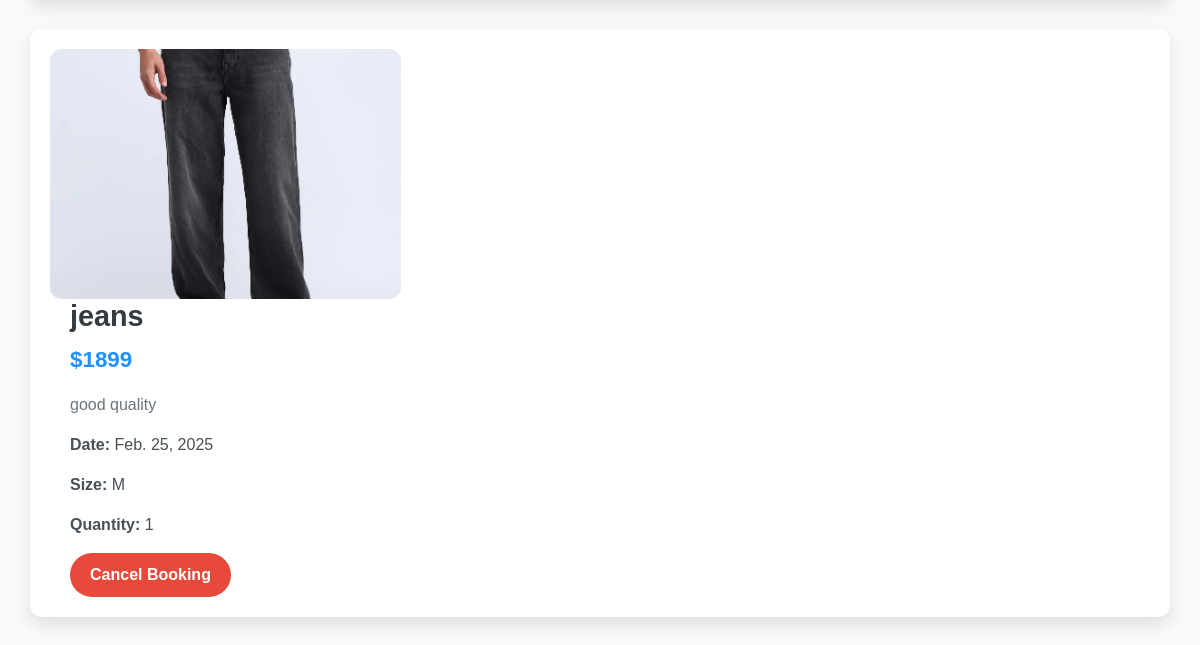
Before: /user_bookings/ (signed in, lower part) with the older database file.
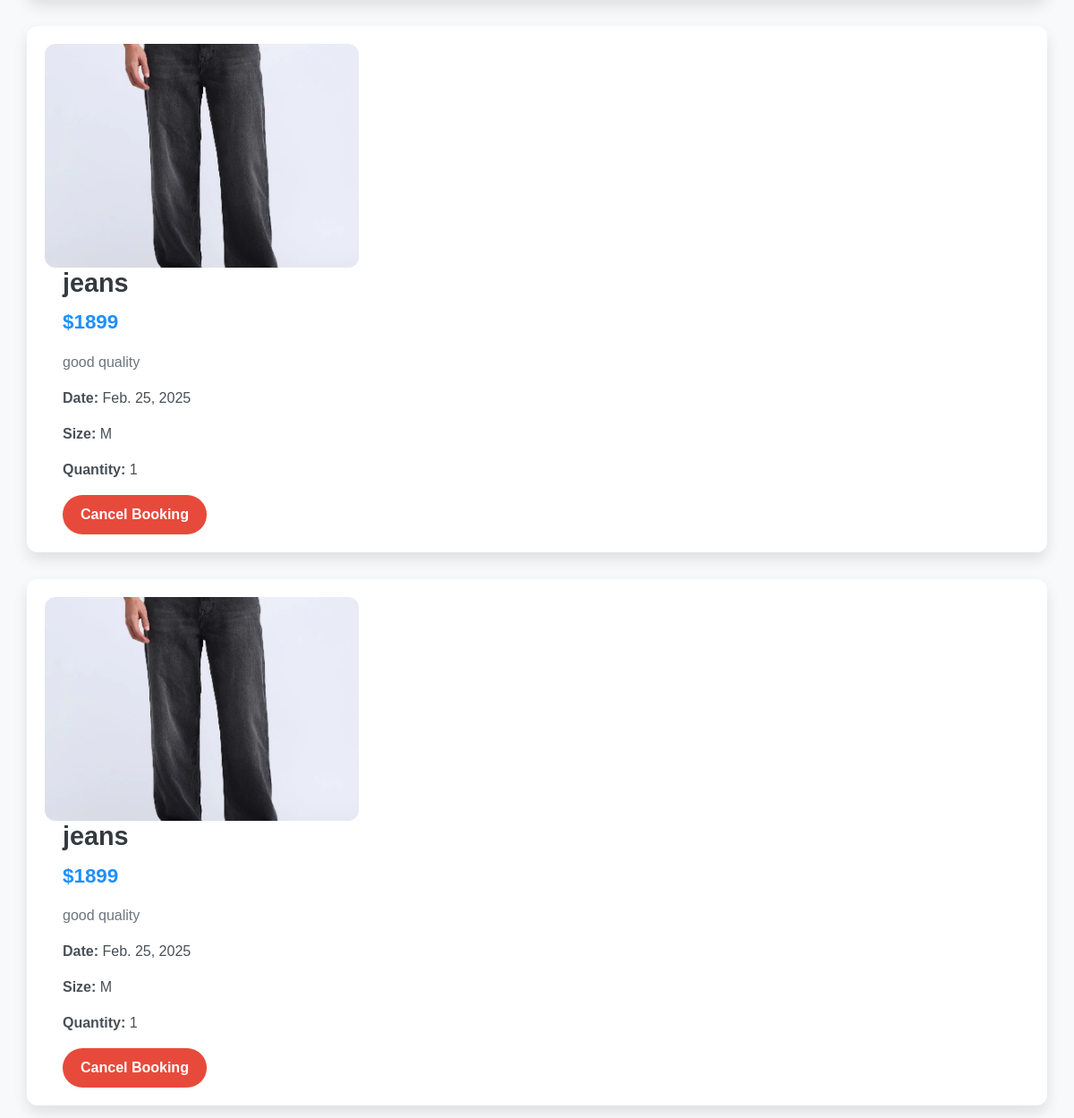
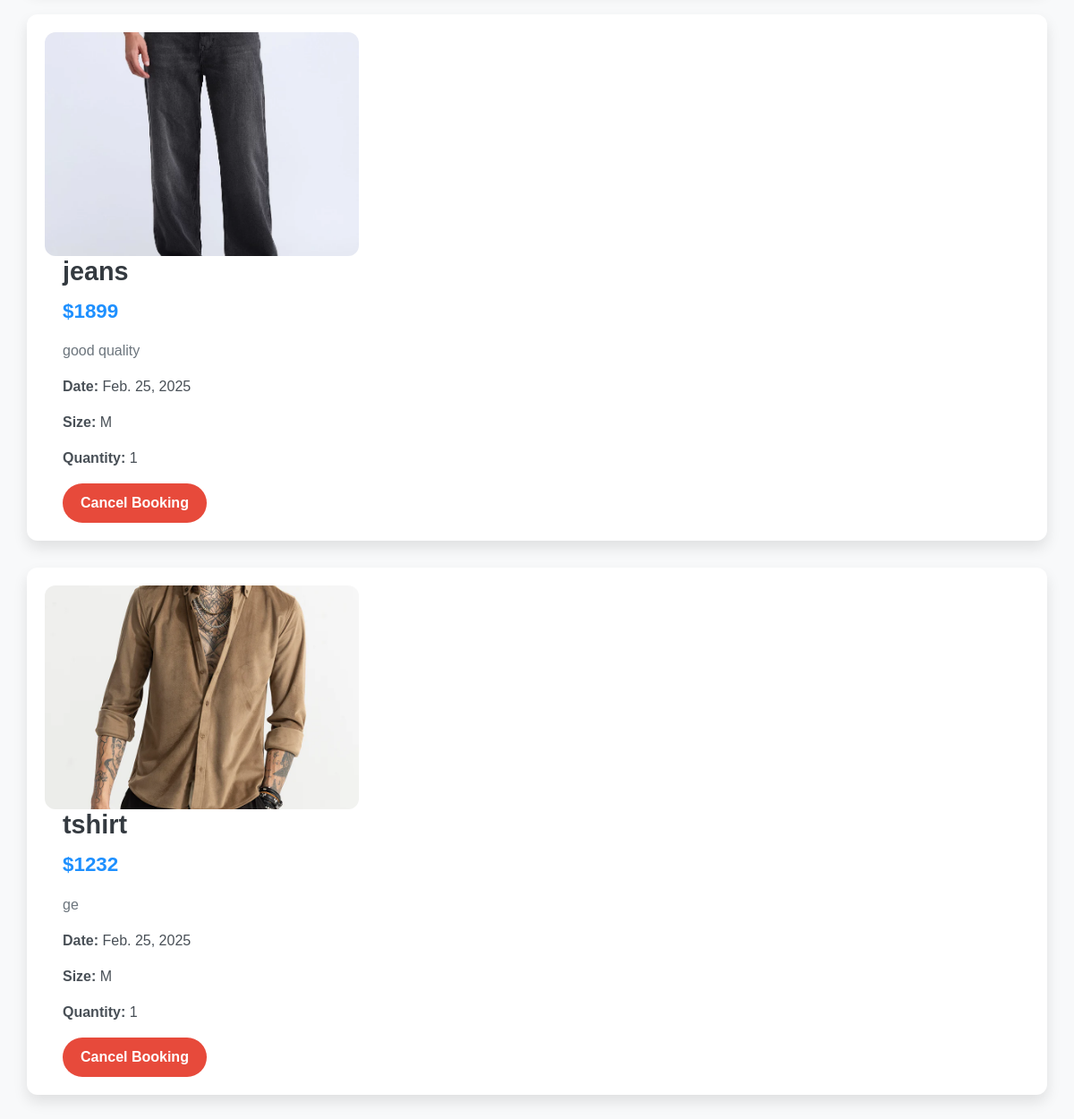
After: the same page with the newer database file (2 pictures, top to bottom).
### app/models.py (models this page shows, shortened)
class Buy(models.Model):
    user=models.ForeignKey(User,on_delete=models.CASCADE)
    product=models.ForeignKey(Product,on_delete=models.CASCADE)
    price=models.IntegerField()
    date=models.DateField(auto_now_add=True)
    size = models.CharField(max_length=10, choices=[('S', 'Small'), ('M', 'Medium'), ('L', 'Large')], default='M')  # Default size is Medium
    quantity = models.PositiveIntegerField(default=1)  # Default quantity is 1

class Product(models.Model):
    pro_id=models.TextField()
    name=models.TextField()
    price=models.IntegerField()
    ofr_price=models.IntegerField()
    img=models.FileField()
    dis=models.TextField()
    sizes = models.ManyToManyField(Size, related_name='Sizes')
    quantity = models.PositiveIntegerField(default=0)  # New field for stock quantity

### app/views.py (the view)
# urls.py: path('user_bookings/', views.user_bookings, name='user_bookings'),  # This is your booking page
def user_bookings(request):
    user = request.user  # Get the currently logged-in user
    bookings = Buy.objects.filter(user=user)  # Correct query
    return render(request, 'user/user_bookings.html', {'buy': bookings})

### templates/user/user_bookings.html (shortened to what this page needs)
<!DOCTYPE html>
<html lang="en">
<head>
    <link href="https://cdn.jsdelivr.net/npm/bootstrap@5.3.3/dist/css/bootstrap.min.css" rel="stylesheet">
</head>
<body>
    <div class="container my-5">
        <div class="row">
            {% for buy in buy %}
            <div class="col-lg-12 booking-card">
                <div class="row align-items-center">
                    <div class="col-md-4">
                        <img src="{{ buy.product.img.url }}" alt="Product Image" class="product-image">
                    </div>
                    <div class="col-md-8 product-details">
                        <h2 class="product-name">{{ buy.product.name }}</h2>
                        <p class="product-price">&#36;{{ buy.price }}</p>
                        <p class="product-description">{{ buy.product.dis|truncatewords:30 }}</p>
                        <p><strong>Date:</strong> {{ buy.date }}</p>
                        <p class="product-size"><strong>Size:</strong> {{ buy.size }}</p>
                        <p class="product-quantity"><strong>Quantity:</strong> {{ buy.quantity }}</p>
                        <form action="{% url 'delete_booking' buy.id %}" method="post">
                            <button type="submit" class="delete-btn">Cancel Booking</button>
                        </form>
                    </div>
                </div>
            </div>
            {% endfor %}
        </div>
    </div>
</body>
</html>

### templates/user/user_bookings.html (style rules this page uses)
body { background-color: #f8f9fa; color: #495057; font-family: 'Arial', sans-serif; }
.booking-card { background-color: #ffffff; border-radius: 12px; box-shadow: 0 8px 16px rgba(0, 0, 0, 0.1); margin-bottom: 30px; padding: 20px; transition: transform 0.3s ease, box-shadow 0.3s ease; }
.product-image { width: 100%; height: 250px; object-fit: cover; border-radius: 12px; }
.product-details { margin-left: 20px; }
.product-name { font-size: 1.8rem; font-weight: 700; color: #343a40; }
.product-price { font-size: 1.4rem; font-weight: 600; color: #1e90ff; margin-top: 10px; }
.product-description { font-size: 1rem; color: #6c757d; margin-top: 10px; }
.product-size, .product-quantity { font-size: 1rem; color: #495057; margin-top: 10px; }
.delete-btn { background-color: #e74a3b; color: white; border-radius: 25px; padding: 10px 20px; font-weight: bold; text-align: center; transition: background-color 0.3s ease, transform 0.3s ease; cursor: pointer; border: none; }

Changed rows visible on the page:
added Buy: product.img (picture), product.name "jeans", price "1899", product.dis "good quality", date "Feb. 25, 2025", size "M", quantity "1"
added Buy: product.img (picture), product.name "jeans", price "1899", product.dis "good quality", date "Feb. 25, 2025", size "M", quantity "1"
added Buy: product.img (picture), product.name "tshirt", price "1232", product.dis "ge", date "Feb. 25, 2025", size "M", quantity "1"
